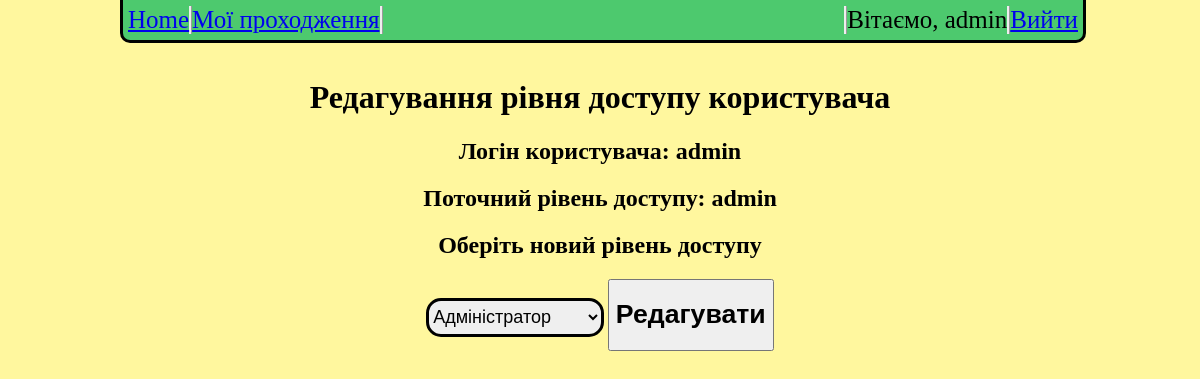
The page /edit_user?user_id=1 (signed in) on the database its author committed.
### models/user.py (models this page shows, shortened)
class UserModel(db.Model, UserMixin):
    __tablename__ = "user"
    user_id = db.Column(db.Integer, primary_key=True)
    user_login = db.Column(db.String(50), nullable=False, unique=True)
    user_password = db.Column(db.String(100), nullable=False)
    user_access_level = db.Column(db.String(50), nullable=False)
    def get_id(self):
        return(self.user_id)
    @classmethod
    def find_by_id(cls, user_id):
        return UserModel.query.filter_by(user_id=user_id).first()

### app.py (the view)
@app.route('/edit_user', methods=['GET', 'POST'])
def admin_edit_user():
    editable_user_id = request.args.get('user_id')
    if request.method == 'GET':
        user = UserModel.find_by_id(request.args.get('user_id'))
        return render_template('admin_user_edit.html', user_info=user, user=UserModel(), validate_user=load_user(current_user.get_id()))
    elif request.method == 'POST':
        print(request.form.get('access_types'))
        print(request.form.get('editable_user_id'))
        user =UserModel.find_by_id(request.form.get('editable_user_id'))
        user.edit_user(request.form.get('access_types'))
        return redirect(url_for('admin_user_management'))

### app.py (called while the page is built)
@manager.user_loader
def load_user(user_id):
    return UserModel.query.get(user_id)

@app.after_request
def redirect_to_signin(response):
    if response.status_code == 401:
        return redirect(url_for('login_page') + '?next=' + request.url)
    return response

### templates/admin_user_edit.html (shortened to what this page needs)
<html>
    <head>
        <link rel="stylesheet" type="text/css" href="{{ url_for( 'static', filename='css/style.css', v=8) }}">
    </head>
    <body>
        <div class="header">
            <div class="nav_buttons">
                <div class="home_button">
                    <a href="{{url_for('index')}}">Home</a>
                </div>
                <div class="my_posts">
                    <a href="{{url_for('history')}}">Мої проходження</a>
                </div>
            </div>
            <div class="log_buttons">
                {% if validate_user != None %}
                <div class="logout">
                    <a href="{{url_for('logout')}}">Вийти</a>
                </div>
                <div class="logged_in_user">
                    Вітаємо, {{user.find_by_id(current_user.get_id()).user_login}}
                </div>
                {% endif %}
            </div>
        </div>
        <div class="name_of_results">
            <h1>Редагування рівня доступу користувача</h1>
        </div>
        <div class="edit_block">
            <div class="user_login">
                <h2>Логін користувача: {{ user_info.user_login }}</h2>
            </div>
            <div class="current_user_access_level">
                <h2>Поточний рівень доступу: {{ user_info.user_access_level }}</h2>
            </div>
            <div class="new_access_level">
                <h2>Оберіть новий рівень доступу</h2>
                <form method="POST" action="edit_user">
                <select name="access_types">
                 <option value="admin">Адміністратор</option>
                </select>
                <button type="submit" name="edit_this_user"><h1>Редагувати</h1></button>
                </form>
            </div>
        </div>
    </body>
</html>

### static/css/style.css (style rules this page uses)
body { color: black; background-color: #fff79e; }
.name_of_results { text-align: center; padding-top: 50px; }
.header { width: 80%; height: 40px; background-color: #4dc96e; border-bottom-style: solid; border-left-style: solid; border-right-style: solid; border-bottom-left-radius: 10px; border-bottom-right-radius: 10px; position: fixed; top: 0px; left: 10%; z-index: 9999; }
.nav_buttons { display: inline; float: left; margin-top: 6px; margin-left: 5px; font-size: 25px; text-align: center; }
.home_button { width: max-content; border-right-style: ridge; display: inline; float: left; }
.my_posts { width: max-content; border-right-style: ridge; float: left; display: inline; }
.log_buttons { display: inline; float: right; margin-top: 6px; margin-right: 5px; text-align: center; font-size: 25px; }
.logged_in_user { float: right; border-left-style: ridge; }
.logout { float: right; border-left-style: ridge; }
.edit_block { text-align: center; }
.new_access_level select { width: 15%; height: 5%; font-size: large; border-radius: 15px; border-width: 3px; border-color: black; }

### rows shown on the page
UserModel: find_by_id "admin", user_login "admin", user_access_level "admin"
